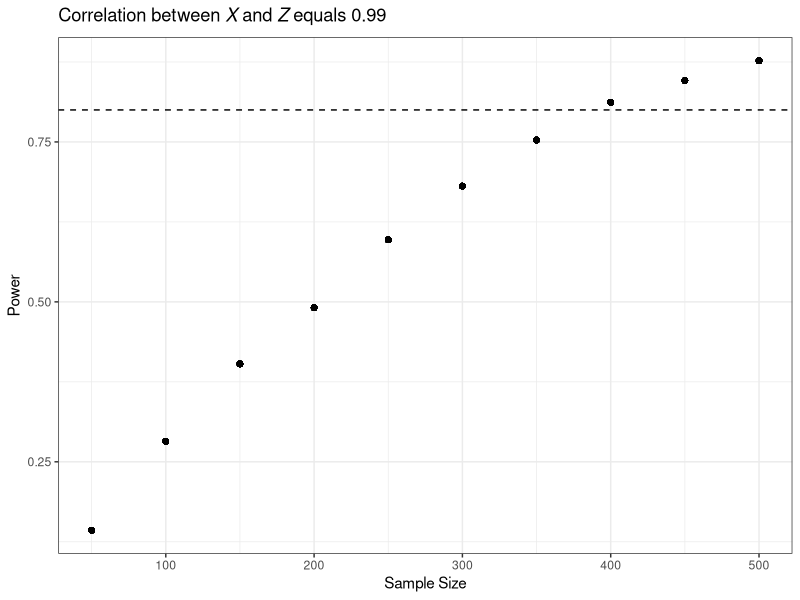
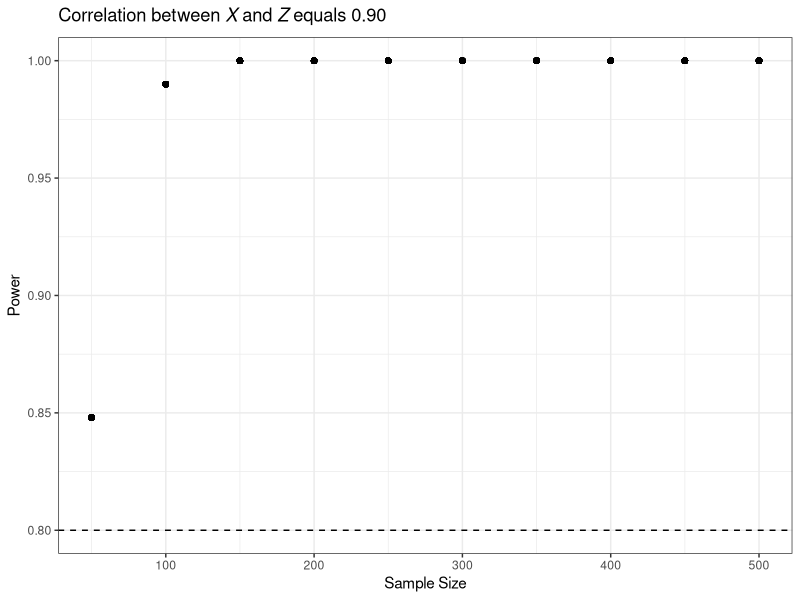

Reproduce these figures in R, in order.
# simulation function ##########################################################

simulation <- function(n, corr, beta_1, sims){
  
  library(MASS)
  
  set.seed(1)

  XZ <- mvrnorm(n = n,
                   mu = c(0, 0),
                   Sigma = matrix(c(1, corr, corr, 1), ncol = 2),
                   empirical = T)
  
  X = XZ[, 1]
  Z = XZ[, 2]
  
  MZ = diag(n) - (Z %*% solve(t(Z) %*% Z) %*% t(Z))
  
  results <- data.frame(
    sample_size = n,
    b1 = rep(NA, n),
    R_squared = rep(NA, n),
    VIF = rep(NA, n),
    p_value = rep(NA, n)
  )
  
  for(i in 1:sims){
    
    results[i, "sample_size"] <- n
    
    Y = beta_1 * X + 1 * Z + rnorm(n)
    
    results[i, "b1"] <- solve(t(X) %*% MZ %*% X) %*% (t(X) %*% MZ %*% Y)
    
    R_sq = 1 - ((t(X) %*% MZ %*% X) / (t(X) %*% X))
    
    results[i, "R_squared"] <- R_sq
    
    results[i, "VIF"] <- 1 / (1 - R_sq)
    
    results[i, "p_value"] <- summary(lm(Y ~ -1 + X + Z))[["coefficients"]]["X", "Pr(>|t|)"]
    
  }
  
  return(results)
  
}

# executing simulation function ################################################

out_0.99 <- rbind(
  simulation(n = 50, corr = 0.99, beta_1 = 1, sims = 1000),
  simulation(n = 100, corr = 0.99, beta_1 = 1, sims = 1000),
  simulation(n = 150, corr = 0.99, beta_1 = 1, sims = 1000),
  simulation(n = 200, corr = 0.99, beta_1 = 1, sims = 1000),
  simulation(n = 250, corr = 0.99, beta_1 = 1, sims = 1000),
  simulation(n = 300, corr = 0.99, beta_1 = 1, sims = 1000),
  simulation(n = 350, corr = 0.99, beta_1 = 1, sims = 1000),
  simulation(n = 400, corr = 0.99, beta_1 = 1, sims = 1000),
  simulation(n = 450, corr = 0.99, beta_1 = 1, sims = 1000),
  simulation(n = 500, corr = 0.99, beta_1 = 1, sims = 1000)
)

out_0.90 <- rbind(
  simulation(n = 50, corr = 0.9, beta_1 = 1, sims = 1000),
  simulation(n = 100, corr = 0.9, beta_1 = 1, sims = 1000),
  simulation(n = 150, corr = 0.9, beta_1 = 1, sims = 1000),
  simulation(n = 200, corr = 0.9, beta_1 = 1, sims = 1000),
  simulation(n = 250, corr = 0.9, beta_1 = 1, sims = 1000),
  simulation(n = 300, corr = 0.9, beta_1 = 1, sims = 1000),
  simulation(n = 350, corr = 0.9, beta_1 = 1, sims = 1000),
  simulation(n = 400, corr = 0.9, beta_1 = 1, sims = 1000),
  simulation(n = 450, corr = 0.9, beta_1 = 1, sims = 1000),
  simulation(n = 500, corr = 0.9, beta_1 = 1, sims = 1000)
)

# checking VIFs
out_0.99$VIF |> unique()
out_0.90$VIF |> unique()

# plotting output ##############################################################

library(tidyverse)

out_0.99 <- out_0.99 |> 
  mutate(reject = ifelse(p_value <= 0.05, 1, 0)) |>
  group_by(sample_size) |> 
  mutate(rate = mean(reject)) |> 
  ungroup()

out_0.90 <- out_0.90 |> 
  mutate(reject = ifelse(p_value <= 0.05, 1, 0)) |>
  group_by(sample_size) |> 
  mutate(rate = mean(reject)) |> 
  ungroup()

pdf("corr_0.99.pdf", width = 5, height = 5)

ggplot(out_0.99) +
  geom_point(aes(x = sample_size, y = rate)) +
  theme_bw() +
  labs(x = "Sample Size", y = "Power",
       title = bquote("Correlation between" ~ italic("X") ~ "and" ~ italic("Z") ~ "equals 0.99")) +
  geom_hline(yintercept = 0.8, linetype = "dashed")

dev.off()

pdf("corr_0.90.pdf", width = 5, height = 5)

ggplot(out_0.90) +
  geom_point(aes(x = sample_size, y = rate)) +
  theme_bw() +
  labs(x = "Sample Size", y = "Power",
       title = bquote("Correlation between" ~ italic("X") ~ "and" ~ italic("Z") ~ "equals 0.90")) +
  geom_hline(yintercept = 0.8, linetype = "dashed")

dev.off()
